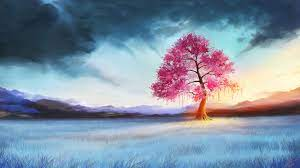
#> input picture Imgs/nature.jpg, 300 x 168 px
$ python Gaussian_noise.py
#> lines starting #> are read from the running program, lines starting #| are printed output that depends on the picture
#> further down, img is the input picture: shape (168, 300, 3); mean B, G, R 162.5, 144, 128.1
import numpy as np
import random
import cv2
from matplotlib import pyplot as plt


def gasuss_noise(image, mean=0, var=0.001):
    '''
        添加高斯噪声
        mean : 均值
        var : 方差
    '''
#> called with mean = 0, var = 0.001
    image = np.array(image / 255, dtype=float)
    noise = np.random.normal(mean, var ** 0.5, image.shape)
    out = image + noise
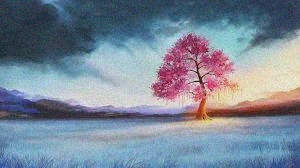
#> out: shape (168, 300, 3) float64; mean of channels 0, 1, 2 0.637, 0.565, 0.502; drawn with min black and max white
    if out.min() < 0:
        low_clip = -1.
    else:
        low_clip = 0.
    out = np.clip(out, low_clip, 1.0)
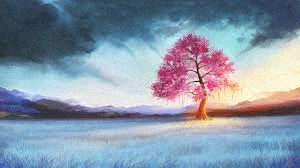
#> out: shape (168, 300, 3) float64; mean of channels 0, 1, 2 0.637, 0.565, 0.502; drawn with min black and max white
    out = np.uint8(out * 255)
    # cv.imshow("gasuss", out)
    return out


# Read image
img = cv2.imread("../../Imgs/nature.jpg")
# 添加高斯噪声，均值为0，方差为0.001
out2 = gasuss_noise(img, mean=0, var=0.001)
cv2.imwrite('../../Imgs/nature_gaussian.jpg', out2)

# 均值滤波
img_mean = cv2.blur(out2, (5, 5))
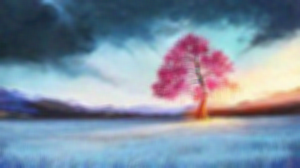
#> img_mean: shape (168, 300, 3); mean of channels 0, 1, 2 162, 143.7, 127.5; drawn as B, G, R

# 高斯滤波
# img_Guassian = cv2.GaussianBlur(img, (5, 5), 0)

# 中值滤波
img_median = cv2.medianBlur(out2, 5)

plt.subplot(221)
plt.title('original img')
plt.imshow(img)

plt.subplot(222)
plt.title('gaussian noise')
plt.imshow(out2)

plt.subplot(223)
plt.title('original mean')
plt.imshow(img_mean)

plt.subplot(224)
plt.title('original median')
plt.imshow(img_median)
plt.show()
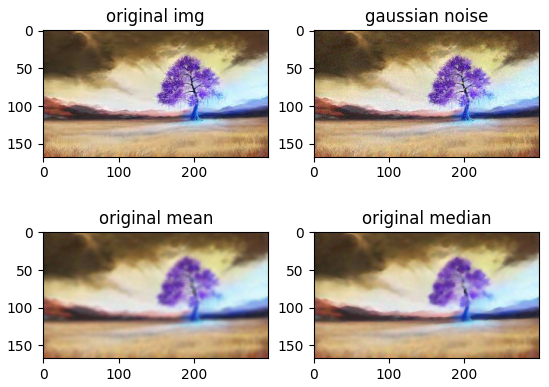
#> figure drawn by matplotlib, 4 panels; B, G, R data is drawn as R, G, B

$ run again, with Imgs/chaers.jpg copied over Imgs/nature.jpg
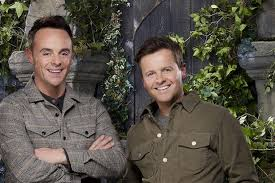
#> input picture Imgs/chaers.jpg, 275 x 183 px
#> img is the input picture: shape (183, 275, 3); mean B, G, R 70.4, 80.5, 86.4
#> in gasuss_noise, `out = image + noise`:
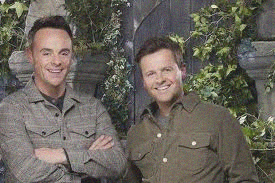
#> out: shape (183, 275, 3) float64; mean of channels 0, 1, 2 0.276, 0.316, 0.339; drawn with min black and max white
#> `img_median = cv2.medianBlur(out2, 5)`:
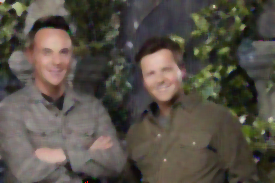
#> img_median: shape (183, 275, 3); mean of channels 0, 1, 2 70.9, 80.1, 86; drawn as B, G, R
